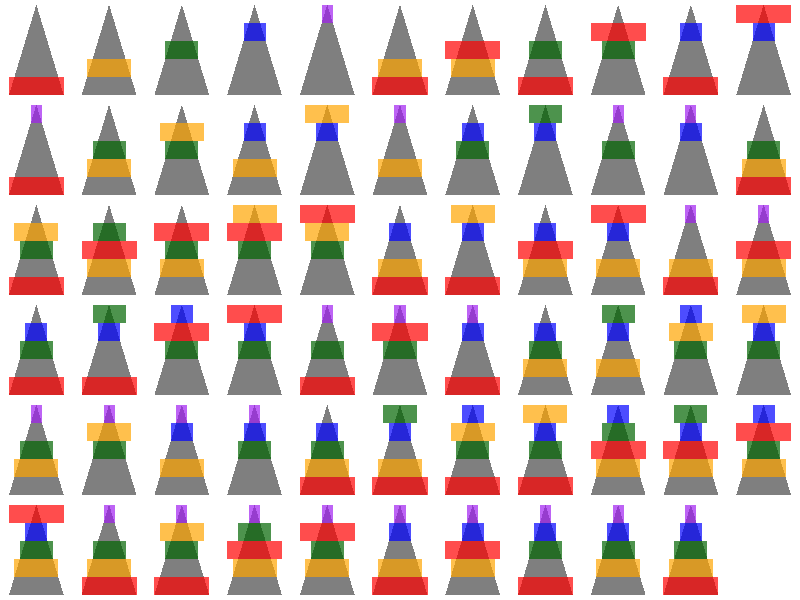

R code for this plot:
## ---- chunk 1
knitr::opts_chunk$set(echo = TRUE)
## ---- chunk 2
library(gtools)

permuteRings <- function (totalRings) {
  uniqueRingStacks <- c()
  
  ringCombos <- combinations((2*totalRings) - 1,
                             totalRings, 
                             c(rep.int(0, totalRings - 1), 1:totalRings), 
                             set = FALSE, 
                             repeats.allowed = FALSE)
  for (combo in 1:nrow(ringCombos)) {
    combo <- ringCombos[combo,]
    combo <- combo[combo != 0]
    # ring 1 is biggest and 5 is the smallest (0 = no ring)
    ringPermutations <- permutations(n = length(combo), r = length(combo), v = combo, repeats.allowed = FALSE)
    ringStacksTemp <- c()
    # resolve the permuation into an actual ring stack
    for (row in 1:nrow(ringPermutations)) {
      finalStack <- c()
      fullStack <- FALSE
      for (col in 1:length(combo)) {
        ring <- ringPermutations[row, col]
        topRing <- finalStack[length(finalStack)]
        
        if (is.null(topRing)) {
          finalStack <- ring
        } else if (!fullStack) {
          finalStack <- c(finalStack, ring)
        }
        
        for (ringPos in 1:length(finalStack)) {
          if (ringPos + rev(finalStack)[ringPos] == totalRings + 1) {
            fullStack <- TRUE
          }
        }
      }
      # element 1 is bottom, element 5 is top
      ringStacksTemp <- c(ringStacksTemp, paste(finalStack, collapse = ""))
    }
    uniqueRingStacks <- c(uniqueRingStacks, unique(ringStacksTemp))
  }
  return(unique(uniqueRingStacks))
}

print(paste("There are", length(permuteRings(5)), "possible stacks with 5 rings."))
## ---- chunk 3
library(ggplot2)
library(stringr)

ring1 <- data.frame(x = c(2.5, 2.5, 7.5, 7.5), col = "red")
ring2 <- data.frame(x = c(3, 3, 7, 7), col = "orange")
ring3 <- data.frame(x = c(3.5, 3.5, 6.5, 6.5), col = "darkgreen")
ring4 <- data.frame(x = c(4, 4, 6, 6), col = "blue")
ring5 <- data.frame(x = c(4.5, 4.5, 5.5, 5.5), col = "purple")

drawCol <- data.frame(
  x = c(2.5, 5, 7.5),
  y = c(0, 10, 0)
)

drawRingStack <- function (stack) {
  p <- ggplot() + 
    geom_polygon(data = drawCol, aes(x=x, y=y), fill = "gray50") +
    xlim(c(2,8)) +
    ylim(c(0,10)) +
    theme_void()
  stack <- unlist(str_split(stack, ""))
  highestRing <- 0
  for (ringPos in 1:length(stack)) {
    ringSize <- stack[ringPos]
    ringHeight <- max(highestRing + 1, as.numeric(ringSize))
    trueRingPos <- c(0,2,2,0) + ((ringHeight - 1) *  2)
    highestRing <- ringHeight
    p <- p + geom_polygon(data = eval(parse(text = paste("ring", ringSize, sep = ""))),
                          aes(x=x), 
                          y=trueRingPos,
                          fill = eval(parse(text = paste("ring", ringSize, "$col", sep = ""))), 
                          alpha = 0.7)
  }
  return(p)
}
## ---- chunk 4
library(ggpubr)

ringStacks <- permuteRings(5)
plotList <- vector('list', length(ringStacks))
plotList <- lapply(ringStacks, drawRingStack)

do.call(ggarrange, c(plotList[1:65], list(nrow = 6, ncol = 11)))
## ---- chunk 5
for (i in 1:8) {
  print(paste("There are", length(permuteRings(i)), "possible stacks with", i, "rings."))
}
